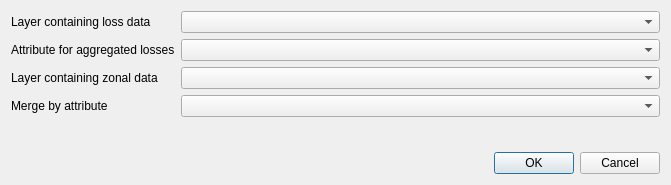
<?xml version="1.0" encoding="UTF-8"?>
<ui version="4.0">
 <class>SelectLayersToMergeDialog</class>
 <widget class="QDialog" name="SelectLayersToMergeDialog">
  <property name="windowModality">
   <enum>Qt::WindowModal</enum>
  </property>
  <property name="geometry">
   <rect>
    <x>0</x>
    <y>0</y>
    <width>671</width>
    <height>185</height>
   </rect>
  </property>
  <property name="windowTitle">
   <string>Merge loss and zonal data in a single layer</string>
  </property>
  <property name="modal">
   <bool>true</bool>
  </property>
  <layout class="QGridLayout" name="gridLayout">
   <item row="0" column="0">
    <layout class="QFormLayout" name="formLayout">
     <property name="fieldGrowthPolicy">
      <enum>QFormLayout::AllNonFixedFieldsGrow</enum>
     </property>
     <item row="1" column="0">
      <widget class="QLabel" name="loss_layer_lbl">
       <property name="text">
        <string>Layer containing loss data</string>
       </property>
      </widget>
     </item>
     <item row="1" column="1">
      <widget class="QComboBox" name="loss_layer_cbox"/>
     </item>
     <item row="3" column="0">
      <widget class="QLabel" name="zonal_layer_lbl">
       <property name="text">
        <string>Layer containing zonal data</string>
       </property>
      </widget>
     </item>
     <item row="3" column="1">
      <widget class="QComboBox" name="zonal_layer_cbox"/>
     </item>
     <item row="2" column="0">
      <widget class="QLabel" name="aggr_loss_attr_lbl">
       <property name="text">
        <string>Attribute for aggregated losses</string>
       </property>
      </widget>
     </item>
     <item row="2" column="1">
      <widget class="QComboBox" name="aggr_loss_attr_cbox"/>
     </item>
     <item row="4" column="0">
      <widget class="QLabel" name="label">
       <property name="text">
        <string>Merge by attribute</string>
       </property>
      </widget>
     </item>
     <item row="4" column="1">
      <widget class="QComboBox" name="merge_attr_cbx"/>
     </item>
    </layout>
   </item>
   <item row="1" column="0">
    <widget class="QDialogButtonBox" name="buttonBox">
     <property name="orientation">
      <enum>Qt::Horizontal</enum>
     </property>
     <property name="standardButtons">
      <set>QDialogButtonBox::Cancel|QDialogButtonBox::Ok</set>
     </property>
    </widget>
   </item>
  </layout>
 </widget>
 <resources/>
 <connections>
  <connection>
   <sender>buttonBox</sender>
   <signal>accepted()</signal>
   <receiver>SelectLayersToMergeDialog</receiver>
   <slot>accept()</slot>
   <hints>
    <hint type="sourcelabel">
     <x>248</x>
     <y>254</y>
    </hint>
    <hint type="destinationlabel">
     <x>157</x>
     <y>274</y>
    </hint>
   </hints>
  </connection>
  <connection>
   <sender>buttonBox</sender>
   <signal>rejected()</signal>
   <receiver>SelectLayersToMergeDialog</receiver>
   <slot>reject()</slot>
   <hints>
    <hint type="sourcelabel">
     <x>316</x>
     <y>260</y>
    </hint>
    <hint type="destinationlabel">
     <x>286</x>
     <y>274</y>
    </hint>
   </hints>
  </connection>
 </connections>
</ui>
